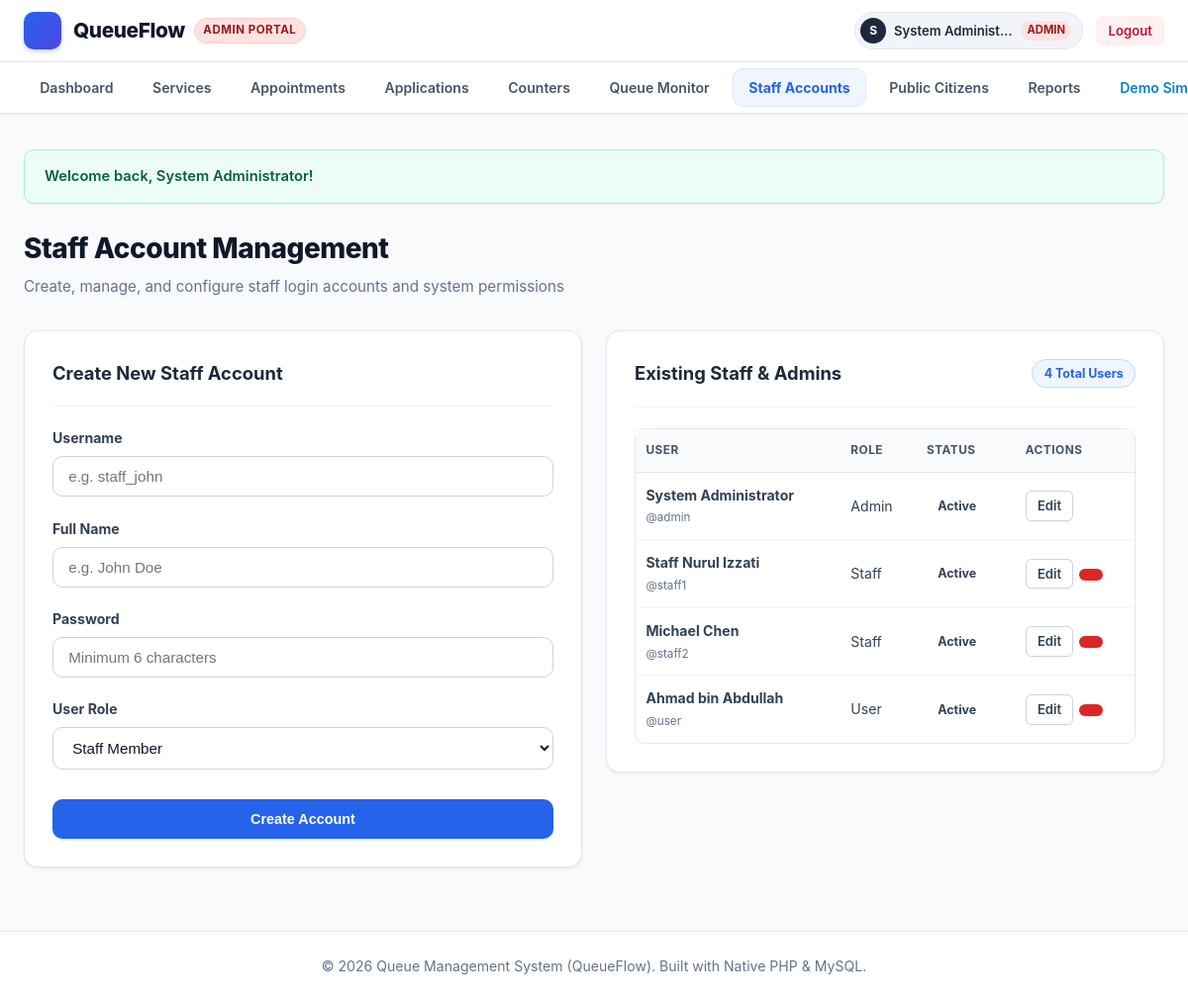
The page /admin/staff.php (signed in) on the database its author committed.
### tables this page shows
CREATE TABLE `users` (
  `id` INT AUTO_INCREMENT PRIMARY KEY,
  `username` VARCHAR(50) NOT NULL UNIQUE,
  `email` VARCHAR(100) NULL UNIQUE,
  `password` VARCHAR(255) NOT NULL,
  `full_name` VARCHAR(100) NOT NULL,
  `ic_passport` VARCHAR(50) NULL,
  `phone` VARCHAR(30) NULL,
  `role` ENUM('admin', 'staff', 'user') NOT NULL DEFAULT 'user',
  `status` ENUM('active', 'inactive') NOT NULL DEFAULT 'active',
  `created_at` TIMESTAMP DEFAULT CURRENT_TIMESTAMP
);

### includes/auth.php (called while the page is built, shortened)
<?php
function isLoggedIn() {
    return isset($_SESSION['user_id']) && !empty($_SESSION['user_id']);
}
function currentUser() {
    return [
        'id'          => $_SESSION['user_id'],
        'username'    => $_SESSION['username'] ?? '',
        'full_name'   => $_SESSION['full_name'] ?? '',
        'role'        => $_SESSION['role'] ?? 'user',
        'ic_passport' => $_SESSION['ic_passport'] ?? '',
        'phone'       => $_SESSION['phone'] ?? '',
        'email'       => $_SESSION['email'] ?? '',
    ];
}

### admin/staff.php (the view, shortened to what this page needs)
<?php
require_once __DIR__ . '/../includes/auth.php';
require_once __DIR__ . '/../includes/functions.php';
$pdo = getDBConnection();
$users = $pdo->query("SELECT * FROM users ORDER BY role ASC, id ASC")->fetchAll();
$editUser = null;
require_once __DIR__ . '/../includes/header.php';
?>
<div class="page-header">
    <div>
        <h1 class="page-title"><?php echo getIcon('users', 26); ?> Staff Account Management</h1>
        <p class="page-desc">Create, manage, and configure staff login accounts and system permissions</p>
    </div>
</div>
<div class="grid grid-2" style="align-items: start;">
    <div class="card">
        <div class="card-header">
            <h2 class="card-title">
                <?php echo $editUser ? getIcon('edit', 18) . ' Edit User Account' : getIcon('plus', 18) . ' Create New Staff Account'; ?>
            </h2>
        </div>
        <form method="POST" action="staff.php">
            <div class="form-group">
                <label class="form-label" for="username">Username</label>
                <input type="text" id="username" name="username" class="form-control"
                       value="<?php echo e($editUser['username'] ?? ''); ?>"
                       <?php echo $editUser ? 'readonly style="background:#f1f5f9;"' : 'required'; ?>
                       placeholder="e.g. staff_john">
            </div>
            <div class="form-group">
                <label class="form-label" for="full_name">Full Name</label>
                <input type="text" id="full_name" name="full_name" class="form-control"
                       value="<?php echo e($editUser['full_name'] ?? ''); ?>" required placeholder="e.g. John Doe">
            </div>
            <div class="form-group">
                <label class="form-label" for="password">
                    <?php echo $editUser ? 'New Password (Leave blank to keep unchanged)' : 'Password'; ?>
                </label>
                <input type="password" id="password" name="password" class="form-control"
                       <?php echo $editUser ? '' : 'required'; ?> placeholder="Minimum 6 characters">
            </div>
            <div class="form-row">
                <div class="form-col form-group">
                    <label class="form-label" for="role">User Role</label>
                    <select id="role" name="role" class="form-control" required>
                        <option value="staff" <?php echo ($editUser && $editUser['role'] === 'staff') ? 'selected' : ''; ?>>Staff Member</option>
                    </select>
                </div>
            </div>
            <button type="submit" class="btn btn-primary" style="width: 100%; margin-top: 0.5rem;">
                <?php echo $editUser ? getIcon('check', 16) . ' Update Account' : getIcon('plus', 16) . ' Create Account'; ?>
            </button>
        </form>
    </div>
    <div class="card">
        <div class="card-header">
            <h2 class="card-title"><?php echo getIcon('users', 18); ?> Existing Staff & Admins</h2>
            <span class="badge badge-serving"><?php echo count($users); ?> Total Users</span>
        </div>
        <div class="table-responsive">
            <table class="table">
                <thead>
                    <tr>
                        <th>User</th>
                        <th>Role</th>
                        <th>Status</th>
                        <th>Actions</th>
                    </tr>
                </thead>
                <tbody>
                    <?php foreach ($users as $u): ?>
                        <tr>
                            <td>
                                <strong><?php echo e($u['full_name']); ?></strong><br>
                                <small style="color: var(--text-muted);">@<?php echo e($u['username']); ?></small>
                            </td>
                            <td>
                                <span class="user-badge <?php echo e($u['role']); ?>">
                                    <?php echo ucfirst(e($u['role'])); ?>
                                </span>
                            </td>
                            <td><?php echo renderStatusBadge($u['status']); ?></td>
                            <td>
                                <div style="display: flex; gap: 0.35rem;">
                                    <a href="staff.php?edit=<?php echo $u['id']; ?>" class="btn btn-sm btn-secondary" title="Edit">
                                        <?php echo getIcon('edit', 14); ?> Edit
                                    </a>
                                    <?php if ($u['id'] !== currentUser()['id']): ?>
                                        <form method="POST" action="staff.php" onsubmit="return confirm('Are you sure you want to delete user <?php echo e($u['username']); ?>?');" style="display:inline;">
                                            <button type="submit" class="btn btn-sm btn-danger" title="Delete">
                                            </button>
                                        </form>
                                    <?php endif; ?>
                                </div>
                            </td>
                        </tr>
                    <?php endforeach; ?>
                </tbody>
            </table>
        </div>
    </div>
</div>
<?php require_once __DIR__ . '/../includes/footer.php'; ?>

### includes/header.php (shortened to what this page needs)
<?php
require_once __DIR__ . '/../includes/auth.php';
require_once __DIR__ . '/../includes/functions.php';
$user = currentUser();
$currentPage = basename($_SERVER['PHP_SELF']);
$inAdmin = strpos($_SERVER['REQUEST_URI'], '/admin/') !== false;
$baseUrl = '/Queue_management_system';
?>
<!DOCTYPE html>
<html lang="en">
<head>
    <link rel="stylesheet" href="<?php echo $baseUrl; ?>/assets/css/style.css">
</head>
<body>
<div class="app-container">
    <header class="header-wrapper">
        <div class="top-navbar">
            <div class="top-nav-container">
                <a href="<?php echo $baseUrl; ?>/index.php" class="nav-brand">
                    <span class="brand-icon">
                    </span>
                    <span class="brand-text">
                        QueueFlow
                        <?php if ($user && $user['role'] === 'admin'): ?>
                            <span class="brand-role-tag admin">Admin Portal</span>
                        <?php elseif ($user && $user['role'] === 'staff'): ?>
                            <span class="brand-role-tag staff">Staff Station</span>
                        <?php elseif ($user && $user['role'] === 'user'): ?>
                            <span class="brand-role-tag user" style="background:#e0f2fe; color:#0369a1; border-color:#bae6fd;">Citizen Portal</span>
                        <?php endif; ?>
                    </span>
                </a>
                <div class="top-nav-actions">
                    <?php if ($user): ?>
                        <div class="user-profile-badge">
                            <span class="user-avatar-circle" style="<?php echo ($user['role'] === 'user') ? 'background:#0284c7; color:#fff;' : ''; ?>">
                                <?php echo strtoupper(substr($user['full_name'], 0, 1)); ?>
                            </span>
                            <span class="user-name"><?php echo e($user['full_name']); ?></span>
                            <span class="user-role-tag <?php echo e($user['role']); ?>" style="<?php echo ($user['role'] === 'user') ? 'background:#e0f2fe; color:#0369a1;' : ''; ?>">
                                <?php echo strtoupper(e($user['role'])); ?>
                            </span>
                        </div>
                        <a href="<?php echo $baseUrl; ?>/logout.php" class="btn btn-logout btn-sm" title="Sign out of system">
                            <?php echo getIcon('log-out', 14); ?> <span>Logout</span>
                        </a>
                    <?php endif; ?>
                </div>
            </div>
        </div>
        <div class="subnav-bar">
            <div class="subnav-container">
                <ul class="subnav-tabs">
                    <?php if ($user && $user['role'] === 'admin'): ?>
                        <li>
                            <a href="<?php echo $baseUrl; ?>/admin/index.php" class="subnav-tab <?php echo ($currentPage === 'index.php' && $inAdmin) ? 'active' : ''; ?>">
                                <?php echo getIcon('dashboard', 16); ?> <span>Dashboard</span>
                            </a>
                        </li>
                        <li>
                            <a href="<?php echo $baseUrl; ?>/admin/services.php" class="subnav-tab <?php echo ($currentPage === 'services.php') ? 'active' : ''; ?>">
                                <?php echo getIcon('briefcase', 16); ?> <span>Services</span>
                            </a>
                        </li>
                        <li>
                            <a href="<?php echo $baseUrl; ?>/admin/appointments.php" class="subnav-tab <?php echo ($currentPage === 'appointments.php') ? 'active' : ''; ?>">
                                <?php echo getIcon('calendar', 16); ?> <span>Appointments</span>
                            </a>
                        </li>
                        <li>
                            <a href="<?php echo $baseUrl; ?>/admin/applications.php" class="subnav-tab <?php echo ($currentPage === 'applications.php') ? 'active' : ''; ?>">
                                <?php echo getIcon('file-text', 16); ?> <span>Applications</span>
                            </a>
                        </li>
                        <li>
                            <a href="<?php echo $baseUrl; ?>/admin/counters.php" class="subnav-tab <?php echo ($currentPage === 'counters.php') ? 'active' : ''; ?>">
                                <?php echo getIcon('counter', 16); ?> <span>Counters</span>
                            </a>
                        </li>
                        <li>
                            <a href="<?php echo $baseUrl; ?>/admin/queues.php" class="subnav-tab <?php echo ($currentPage === 'queues.php') ? 'active' : ''; ?>">
                                <?php echo getIcon('list', 16); ?> <span>Queue Monitor</span>
                            </a>
                        </li>
                        <li>
                            <a href="<?php echo $baseUrl; ?>/admin/staff.php" class="subnav-tab <?php echo ($currentPage === 'staff.php') ? 'active' : ''; ?>">
                                <?php echo getIcon('users', 16); ?> <span>Staff Accounts</span>
                            </a>
                        </li>
                        <li>
                            <a href="<?php echo $baseUrl; ?>/admin/user_management.php" class="subnav-tab <?php echo ($currentPage === 'user_management.php') ? 'active' : ''; ?>">
                                <?php echo getIcon('user', 16); ?> <span>Public Citizens</span>
                            </a>
                        </li>
                        <li>
                            <a href="<?php echo $baseUrl; ?>/admin/history.php" class="subnav-tab <?php echo ($currentPage === 'history.php' && $inAdmin) ? 'active' : ''; ?>">
                                <?php echo getIcon('history', 16); ?> <span>Reports</span>
                            </a>
                        </li>
                        <li>
                            <a href="<?php echo $baseUrl; ?>/admin/system_reset.php" class="subnav-tab <?php echo ($currentPage === 'system_reset.php') ? 'active' : ''; ?>" style="color: #0284c7; font-weight: 600;">
                                <?php echo getIcon('beaker', 16); ?> <span>Demo Simulator</span>
                            </a>
                        </li>
                    <?php endif; ?>
                </ul>
            </div>
        </div>
    </header>
    <main class="main-content">
        <?php echo displayFlash(); ?>

### includes/functions.php (shortened to what this page needs)
<?php
function e($value) {
    return htmlspecialchars((string)$value, ENT_QUOTES, 'UTF-8');
}
function displayFlash() {
    $output = '';
    if (isset($_SESSION['flash_success'])) {
        $output .= '<div class="alert alert-success">' . getIcon('check-circle') . ' <span>' . e($_SESSION['flash_success']) . '</span></div>';
    }
    return $output;
}
function renderStatusBadge($status) {
    $badges = [
        'waiting'      => '<span class="badge badge-waiting"><span class="badge-dot dot-waiting"></span>' . getIcon('clock', 13) . ' Waiting</span>',
        'calling'      => '<span class="badge badge-calling"><span class="badge-dot dot-calling"></span>' . getIcon('bell', 13) . ' Calling</span>',
        'serving'      => '<span class="badge badge-serving"><span class="badge-dot dot-serving"></span>' . getIcon('play-circle', 13) . ' Serving</span>',
        'completed'    => '<span class="badge badge-completed"><span class="badge-dot dot-completed"></span>' . getIcon('check-circle', 13) . ' Completed</span>',
        'skipped'      => '<span class="badge badge-skipped"><span class="badge-dot dot-skipped"></span>' . getIcon('slash', 13) . ' Skipped</span>',
        'open'         => '<span class="badge badge-open"><span class="badge-dot dot-open"></span>' . getIcon('check', 13) . ' Open</span>',
        'closed'       => '<span class="badge badge-closed"><span class="badge-dot dot-closed"></span>' . getIcon('x', 13) . ' Closed</span>',
        'active'       => '<span class="badge badge-active"><span class="badge-dot dot-open"></span> Active</span>',
        'inactive'     => '<span class="badge badge-inactive"><span class="badge-dot dot-closed"></span> Inactive</span>',
        'confirmed'    => '<span class="badge badge-completed"><span class="badge-dot dot-completed"></span> Confirmed</span>',
        'pending'      => '<span class="badge badge-waiting"><span class="badge-dot dot-waiting"></span> Pending</span>',
        'cancelled'    => '<span class="badge badge-skipped"><span class="badge-dot dot-skipped"></span> Cancelled</span>',
        'approved'     => '<span class="badge badge-completed"><span class="badge-dot dot-completed"></span> Approved</span>',
        'submitted'    => '<span class="badge badge-calling"><span class="badge-dot dot-calling"></span> Submitted</span>',
        'under_review' => '<span class="badge badge-waiting"><span class="badge-dot dot-waiting"></span> Under Review</span>',
        'rejected'     => '<span class="badge badge-skipped"><span class="badge-dot dot-skipped"></span> Rejected</span>',
    ];
    return $badges[$status] ?? '<span class="badge">' . e(ucfirst($status)) . '</span>';
}
function getIcon($name, $size = 18, $class = "icon") {
    return $icons[$name] ?? '';
}

### rows shown on the page
users: full_name "S", full_name "System Administ…", role "ADMIN", full_name "System Administrator", username "admin", role "Admin", status "Active"
users: full_name "Staff Nurul Izzati", username "staff1", role "Staff", status "Active"
users: full_name "Michael Chen", username "staff2", role "Staff", status "Active"
users: full_name "Ahmad bin Abdullah", username "user", role "User", status "Active"

### other values the page prints
$_SESSION['flash_success'] "Welcome back, System Administrator!"
count($users) "4"
